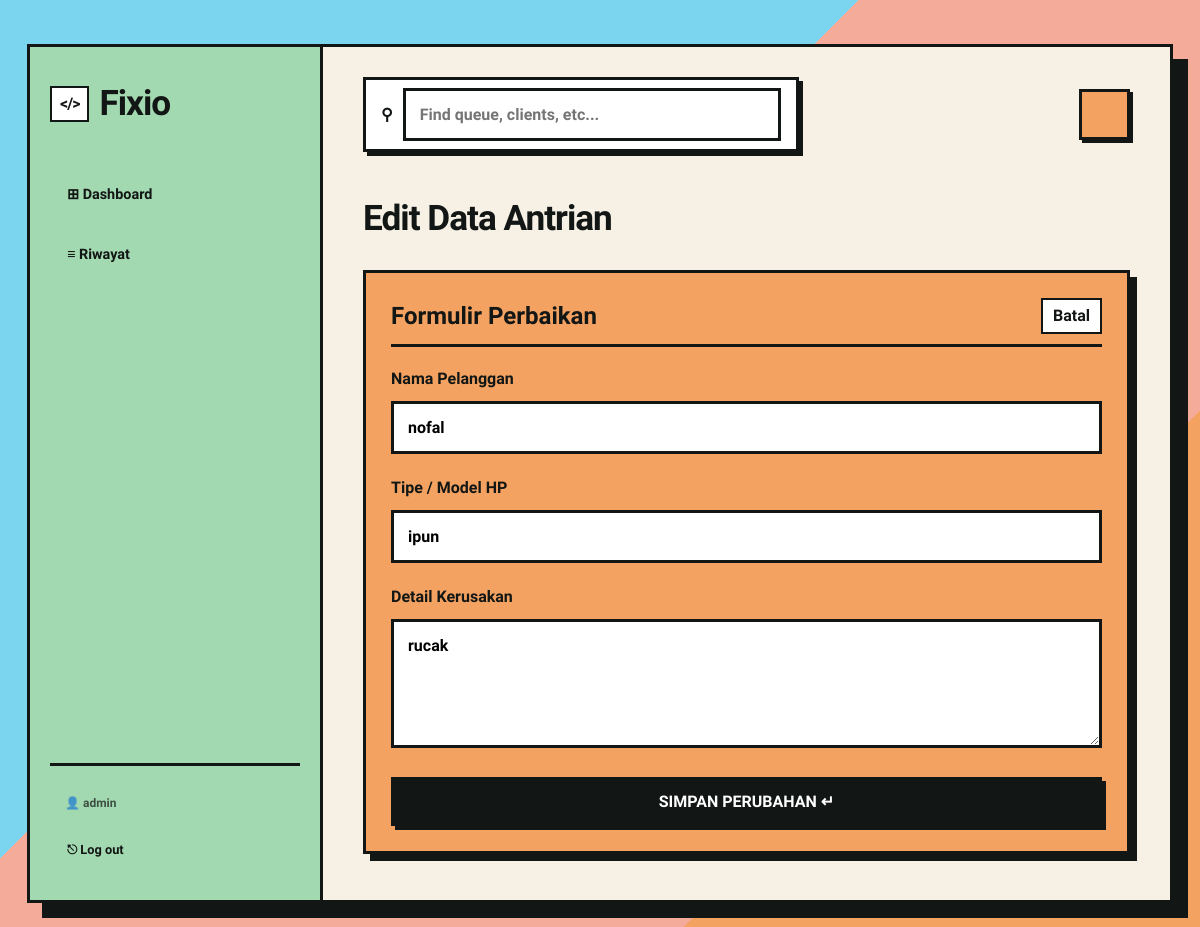
/edit/9/ (signed in), run on the app's committed database.
### queue_app/models.py (models this page shows, shortened)
class Antrian(models.Model):
    STATUS_PILIHAN = [
        ('Menunggu', 'Menunggu'),
        ('Dikerjakan', 'Dikerjakan'),
        ('Selesai', 'Selesai'),
    ]
    nama_pelanggan = models.CharField(max_length=100)
    tipe_hp = models.CharField(max_length=100)
    keluhan = models.TextField()
    status = models.CharField(max_length=20, choices=STATUS_PILIHAN, default='Menunggu')
    tanggal_masuk = models.DateTimeField(auto_now_add=True)

### queue_app/views.py (the view)
# urls.py: path('edit/<int:pk>/', views.edit_antrian, name='edit_antrian'),
@login_required
def edit_antrian(request, pk):
    antrian = get_object_or_404(Antrian, pk=pk)
    if request.method == 'POST':
        antrian.nama_pelanggan = request.POST.get('nama')
        antrian.tipe_hp = request.POST.get('tipe')
        antrian.keluhan = request.POST.get('keluhan')
        antrian.save()
        return redirect('riwayat_antrian')
    return render(request, 'queue_app/edit_antrian.html', {'antrian': antrian})

### queue_app/templates/queue_app/edit_antrian.html (shortened to what this page needs)
{% extends 'queue_app/base.html' %}
{% block content %}
<h2 class="section-title">Edit Data Antrian</h2>
<div class="layout-grid" style="grid-template-columns: 1fr; max-width: 800px;">
    <div class="neo-box" style="background-color: var(--accent-orange);">
        <div style="display: flex; justify-content: space-between; align-items: center; border-bottom: var(--neo-border); padding-bottom: 10px; margin-bottom: 20px;">
            <h3 style="font-family: var(--font-brodish); font-size: 1.5rem; margin: 0;">Formulir Perbaikan</h3>
            <a href="javascript:history.back()" style="font-family: var(--font-body); font-weight: 700; color: var(--text-color); text-decoration: none; border: 2px solid var(--text-color); padding: 4px 10px; background: #fff;">Batal</a>
        </div>
        <form method="POST">
            <div class="form-group">
                <label>Nama Pelanggan</label>
                <input type="text" name="nama" value="{{ antrian.nama_pelanggan }}" required>
            </div>
            <div class="form-group">
                <label>Tipe / Model HP</label>
                <input type="text" name="tipe" value="{{ antrian.tipe_hp }}" required>
            </div>
            <div class="form-group">
                <label>Detail Kerusakan</label>
                <textarea name="keluhan" rows="5" required>{{ antrian.keluhan }}</textarea>
            </div>
            <button type="submit" style="background-color: var(--text-color); color: #fff; width: 100%;">SIMPAN PERUBAHAN ↵</button>
        </form>
    </div>
</div>
{% endblock %}

### queue_app/templates/queue_app/base.html (shortened to what this page needs)
<!DOCTYPE html>
<html lang="id">
<head>
</head>
<body>
    <div class="app-wrapper">
        <aside class="sidebar">
            <div class="sidebar-logo">
                <span>&lt;/&gt;</span> Fixio
            </div>
            <nav class="neo-nav">
                {% if user.is_authenticated %}
                <a href="{% url 'dashboard_statistik' %}" class="nav-link {% block nav_dashboard %}{% endblock %}">
                    ⊞ Dashboard
                </a>
                <a href="{% url 'riwayat_antrian' %}" class="nav-link {% block nav_riwayat %}{% endblock %}">
                    ≡ Riwayat
                </a>
                {% else %}
                <a href="{% url 'daftar_antrian' %}" class="nav-link {% block nav_daftar %}{% endblock %}">
                    ⌂ Home
                </a>
                {% endif %}
            </nav>
            <div class="neo-nav" style="flex-grow: 0; border-top: var(--neo-border); padding-top: 20px; margin-top: 20px;">
                {% if user.is_authenticated %}
                <span style="font-family: var(--font-brodish); font-size: 0.75rem; padding: 8px 15px; opacity: 0.7; font-weight: 700;">👤 {{ user.username }}</span>
                <a href="{% url 'admin_logout' %}" class="nav-link" style="font-size: 0.8rem; padding: 8px 15px;">⎋ Log out</a>
                {% else %}
                <a href="{% url 'admin_login' %}" class="nav-link" style="font-size: 0.8rem; padding: 8px 15px;">🔑 Login Admin</a>
                {% endif %}
            </div>
        </aside>
        <main class="main-content">
            <div class="top-header">
                <div class="search-container">
                    <span style="margin-right: 10px; font-weight: bold;">⚲</span>
                    <input type="text" placeholder="Find queue, clients, etc...">
                </div>
                <div class="profile-area">
                    <div class="profile-avatar"></div>
                </div>
            </div>
            {% block content %}{% endblock %}
        </main>
    </div>
</body>
</html>

### queue_app/templates/queue_app/base.html (style rules this page uses)
:root { --bg-color: #F6F0E5; --card-bg-white: #FFFFFF; --accent-purple: #C499F3; --accent-orange: #F4A261; --accent-blue: #A2B2EE; --accent-green: #A3D9B1; --accent-pink: #FFB3DE; --text-color: #121614; --neo-border: 3.5px solid var(--text-color); --neo-shadow: 7px 7px 0px var(--text-color); --neo-shadow-sm: 4px 4px 0px var(--text-color); --font-brodish: 'Epilogue', sans-serif; --font-body: 'Lexend', sans-serif; }
body { font-family: var(--font-body); background-color: var(--bg-color); color: var(--text-color); margin: 0; padding: 0; line-height: 1.5; display: flex; justify-content: center; align-items: center; min-height: 100vh; background: linear-gradient(135deg, #7CD5EE 0%, #7CD5EE 40%, #F5AB99 40%, #F5AB99 75%, #F4A261 75%, #F4A261 100%); }
.app-wrapper { display: flex; width: 95vw; max-width: 1400px; height: 90vh; background-color: var(--bg-color); border: var(--neo-border); box-shadow: 15px 15px 0px var(--text-color); overflow: hidden; }
.sidebar { width: 250px; background-color: var(--accent-green); border-right: var(--neo-border); display: flex; flex-direction: column; padding: 30px 20px; flex-shrink: 0; }
.sidebar-logo { font-family: var(--font-brodish); font-size: 2.2rem; font-weight: 800; margin-bottom: 40px; display: flex; align-items: center; gap: 10px; letter-spacing: -1px; }
.sidebar-logo span { background: #fff; padding: 4px 8px; border: 2px solid var(--text-color); font-size: 1rem; }
.neo-nav { display: flex; flex-direction: column; gap: 10px; flex-grow: 1; }
.nav-link { font-family: var(--font-brodish); text-decoration: none; color: var(--text-color); padding: 12px 15px; border: 2.5px solid transparent; font-weight: 700; transition: all 0.1s; display: flex; align-items: center; gap: 10px; font-size: 0.9rem; }
.main-content { flex-grow: 1; padding: 30px 40px; overflow-y: auto; background-color: var(--bg-color); }
.top-header { display: flex; justify-content: space-between; align-items: center; margin-bottom: 40px; }
.search-container { display: flex; background: var(--card-bg-white); border: var(--neo-border); padding: 8px 15px; width: 400px; align-items: center; box-shadow: var(--neo-shadow-sm); }
.search-container input { border: none; outline: none; background: transparent; font-family: var(--font-body); font-weight: 700; width: 100%; padding: 0; box-shadow: none; transform: none; }
.top-header .profile-area { display: flex; gap: 15px; align-items: center; }
.profile-avatar { width: 45px; height: 45px; background: var(--accent-orange); border: var(--neo-border); box-shadow: 3px 3px 0px var(--text-color); }
.neo-box { background: var(--card-bg-white); border: var(--neo-border); padding: 25px; box-shadow: var(--neo-shadow); margin-bottom: 30px; }
h2.section-title { margin-top: 0; margin-bottom: 25px; font-family: var(--font-brodish); font-size: 2.2rem; font-weight: 800; letter-spacing: -1px; }
.form-group { margin-bottom: 22px; }
label { display: block; margin-bottom: 10px; font-family: var(--font-brodish); font-weight: 700; font-size: 1rem; }
input[type="text"], textarea { width: 100%; padding: 14px; font-family: var(--font-body); font-size: 1rem; font-weight: 700; border: var(--neo-border); background-color: #fff; box-sizing: border-box; transition: all 0.1s ease; }
button, .btn-action { font-family: var(--font-brodish); font-weight: 800; background-color: var(--accent-orange); color: var(--text-color); border: var(--neo-border); padding: 12px 24px; cursor: pointer; box-shadow: var(--neo-shadow-sm); transition: transform 0.1s, box-shadow 0.1s; text-decoration: none; display: inline-block; text-align: center; font-size: 1rem; }
.layout-grid { display: grid; gap: 30px; }

### data on the page
Antrian: nama "nofal", tipe "ipun", keluhan "rucak"

### other printed values
{{ user.username }} "admin"
